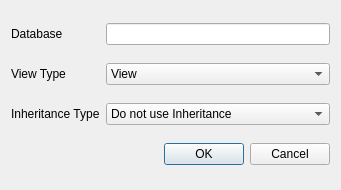
<?xml version="1.0" encoding="UTF-8"?>
<ui version="4.0">
 <class>CreateViewsDialog</class>
 <widget class="QDialog" name="CreateViewsDialog">
  <property name="geometry">
   <rect>
    <x>0</x>
    <y>0</y>
    <width>341</width>
    <height>190</height>
   </rect>
  </property>
  <property name="windowTitle">
   <string>Create Domain Resolved Views</string>
  </property>
  <layout class="QGridLayout" name="gridLayout">
   <item row="0" column="0">
    <widget class="QLabel" name="label">
     <property name="text">
      <string>Database</string>
     </property>
    </widget>
   </item>
   <item row="0" column="1">
    <widget class="QLineEdit" name="dBLineEdit"/>
   </item>
   <item row="1" column="0">
    <widget class="QLabel" name="label_2">
     <property name="text">
      <string>View Type</string>
     </property>
    </widget>
   </item>
   <item row="1" column="1">
    <widget class="QComboBox" name="viewTypeComboBox">
     <item>
      <property name="text">
       <string>View</string>
      </property>
     </item>
     <item>
      <property name="text">
       <string>Materialized View</string>
      </property>
     </item>
    </widget>
   </item>
   <item row="2" column="0">
    <widget class="QLabel" name="label_3">
     <property name="text">
      <string>Inheritance Type</string>
     </property>
    </widget>
   </item>
   <item row="2" column="1">
    <widget class="QComboBox" name="inheritanceTypeComboBox">
     <item>
      <property name="text">
       <string>Do not use Inheritance</string>
      </property>
     </item>
     <item>
      <property name="text">
       <string>Use database Inheritance</string>
      </property>
     </item>
    </widget>
   </item>
   <item row="3" column="0" colspan="2">
    <widget class="QDialogButtonBox" name="buttonBox">
     <property name="orientation">
      <enum>Qt::Horizontal</enum>
     </property>
     <property name="standardButtons">
      <set>QDialogButtonBox::Cancel|QDialogButtonBox::Ok</set>
     </property>
    </widget>
   </item>
  </layout>
 </widget>
 <resources/>
 <connections>
  <connection>
   <sender>buttonBox</sender>
   <signal>accepted()</signal>
   <receiver>CreateViewsDialog</receiver>
   <slot>accept()</slot>
   <hints>
    <hint type="sourcelabel">
     <x>248</x>
     <y>254</y>
    </hint>
    <hint type="destinationlabel">
     <x>157</x>
     <y>274</y>
    </hint>
   </hints>
  </connection>
  <connection>
   <sender>buttonBox</sender>
   <signal>rejected()</signal>
   <receiver>CreateViewsDialog</receiver>
   <slot>reject()</slot>
   <hints>
    <hint type="sourcelabel">
     <x>316</x>
     <y>260</y>
    </hint>
    <hint type="destinationlabel">
     <x>286</x>
     <y>274</y>
    </hint>
   </hints>
  </connection>
 </connections>
</ui>
